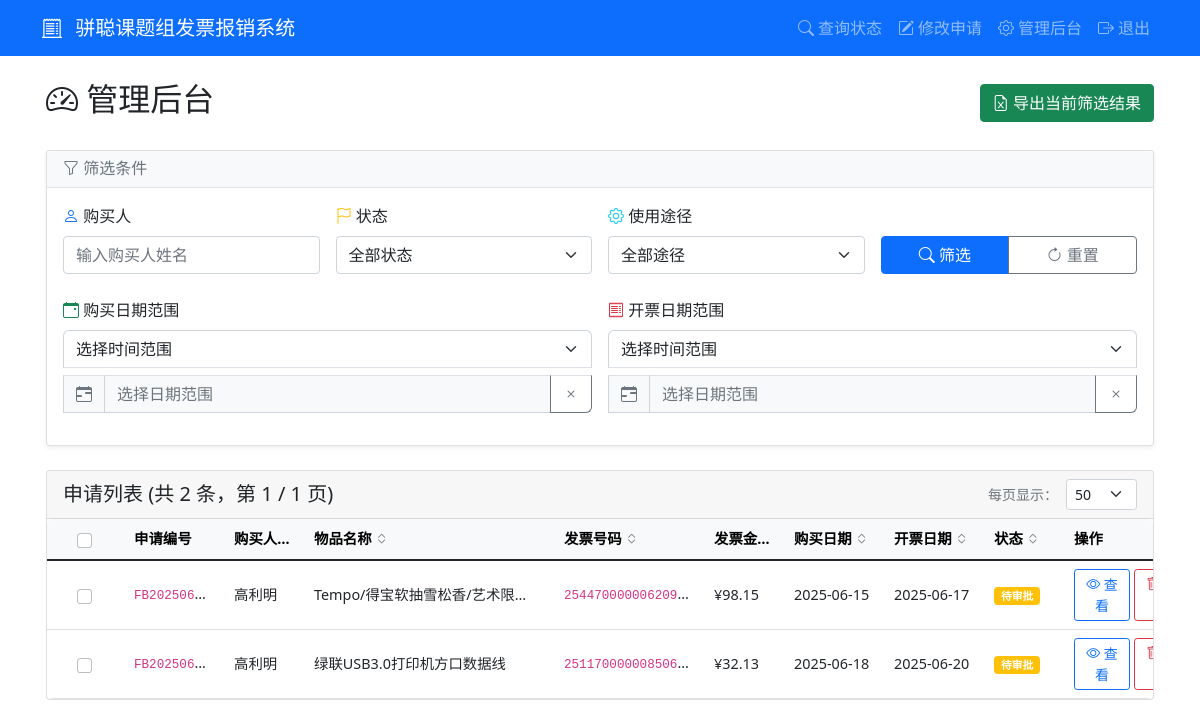
The app's page /admin/dashboard (signed in), older data.
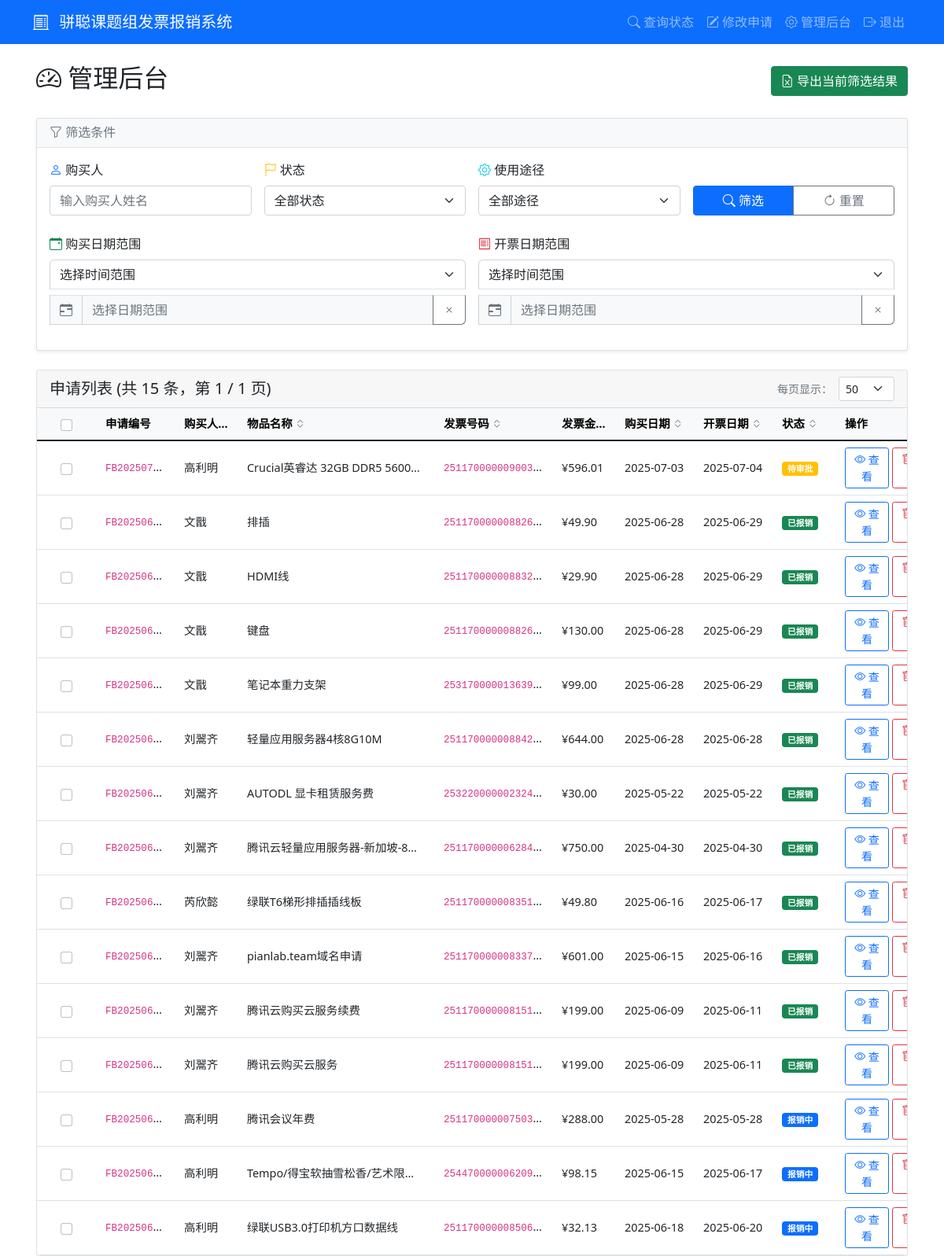
The same page, newer data.
### tables this page shows
CREATE TABLE applications (
            id INTEGER PRIMARY KEY AUTOINCREMENT,
            app_number TEXT UNIQUE NOT NULL,
            purchaser TEXT NOT NULL,
            purchase_details TEXT,
            item_name TEXT NOT NULL,
            product_link TEXT,
            usage_type TEXT NOT NULL,
            item_type TEXT NOT NULL,
            quantity INTEGER NOT NULL,
            purchase_time DATE NOT NULL,
            invoice_number TEXT NOT NULL,
            invoice_amount REAL NOT NULL,
            invoice_date DATE NOT NULL,
            status TEXT DEFAULT '待审批',
            approval_comment TEXT,
            created_at TIMESTAMP DEFAULT CURRENT_TIMESTAMP,
            updated_at TIMESTAMP DEFAULT CURRENT_TIMESTAMP
        );

### app.py (the view)
        def wrapper(*args, **kwargs):
            user = session.get('admin_username', 'anonymous')
            details = f"操作: {operation_type}, 用户: {user}, URL: {request.url}"
            if kwargs.get('app_number'):
                details += f", 申请编号: {kwargs['app_number']}"
            elif kwargs.get('filename'):
                details += f", 文件名: {kwargs['filename']}"
            if request.method == 'POST':
                form_data = {k: '***' if k == 'password' else v for k, v in request.form.items()}
                details += f", 表单数据: {form_data}"
            if request.args:
                details += f", 查询参数: {dict(request.args)}"
            try:
                result = f(*args, **kwargs)
                app.logger.info(f"{details}, 结果: 成功")
                return result
            except Exception as e:
                app.logger.error(f"{details}, 结果: 失败, 错误: {str(e)}", exc_info=True)
                raise

### templates/admin_dashboard.html (shortened to what the changed rows need)
{% extends "base.html" %}
{% block scripts %}
<link rel="stylesheet" href="https://cdn.jsdelivr.net/npm/flatpickr/dist/flatpickr.min.css">
<link rel="stylesheet" href="https://cdn.jsdelivr.net/npm/flatpickr/dist/themes/material_blue.css">
{% endblock %}
{% block content %}
<div class="container-fluid">
    <div class="d-flex justify-content-between align-items-center mb-4">
        <h2><i class="bi bi-speedometer2"></i> 管理后台</h2>
    </div>
    <div class="card">
        <div class="card-header d-flex justify-content-between align-items-center">
            <div class="d-flex align-items-center gap-3">
                <h5 class="mb-0">申请列表 (共 {{ total_count }} 条，第 {{ page }} / {{ total_pages }} 页)</h5>
            </div>
        </div>
        <div class="table-responsive">
            <table class="table table-hover table-auto mb-0">
                <thead class="table-light">
                    <tr>
                        <th class="col-checkbox">
                            <div class="form-check">
                                <input class="form-check-input" type="checkbox" id="selectAll"
                                    onchange="toggleSelectAll()">
                            </div>
                        </th>
                        <th class="col-app-number">申请编号</th>
                        <th class="sortable col-purchaser" data-sort="purchaser">
                            购买人
                            <i class="bi bi-chevron-expand sort-icon"></i>
                        </th>
                        <th class="sortable col-item-name" data-sort="item_name">
                            物品名称
                            <i class="bi bi-chevron-expand sort-icon"></i>
                        </th>
                        <th class="sortable col-invoice-number" data-sort="invoice_number">
                            发票号码
                            <i class="bi bi-chevron-expand sort-icon"></i>
                        </th>
                        <th class="sortable col-amount" data-sort="invoice_amount">
                            发票金额
                            <i class="bi bi-chevron-expand sort-icon"></i>
                        </th>
                        <th class="sortable col-date" data-sort="purchase_time">
                            购买日期
                            <i class="bi bi-chevron-expand sort-icon"></i>
                        </th>
                        <th class="sortable col-date" data-sort="invoice_date">
                            开票日期
                            <i class="bi bi-chevron-expand sort-icon"></i>
                        </th>
                        <th class="sortable col-status" data-sort="status">
                            状态
                            <i class="bi bi-chevron-expand sort-icon"></i>
                        </th>
                        <th class="col-actions">操作</th>
                    </tr>
                </thead>
                <tbody>
                    {% for app in applications %}
                    <tr>
                        <td class="col-checkbox">
                            <div class="form-check">
                                <input class="form-check-input row-checkbox" type="checkbox" value="{{ app[1] }}"
                                    onchange="updateSelection()">
                            </div>
                        </td>
                        <td class="col-app-number" title="{{ app[1] }}"><code>{{ app[1] }}</code></td>
                        <td class="col-purchaser" title="{{ app[2] }}">{{ app[2] }}</td>
                        <td class="col-item-name" title="{{ app[4] }}">{{ app[4] }}</td>
                        <td class="col-invoice-number" title="{{ app[10] }}"><code>{{ app[10] }}</code></td>
                        <td class="col-amount">¥{{ "%.2f"|format(app[11]) }}</td>
                        <td class="col-date">{{ app[9] }}</td>
                        <td class="col-date">{{ app[12] }}</td>
                        <td class="col-status">
                            {% set status_colors = {'待审批': 'warning', '报销中': 'primary', '已报销': 'success', '驳回':
                            'danger'} %}
                            <span class="badge bg-{{ status_colors.get(app[13], 'secondary') }}">{{ app[13] }}</span>
                        </td>
                        <td class="col-actions">
                            <div class="d-flex gap-1">
                                <a href="{{ url_for('admin_application_detail', app_number=app[1]) }}"
                                    class="btn btn-sm btn-outline-primary">
                                    <i class="bi bi-eye"></i> 查看
                                </a>
                                <button type="button" class="btn btn-sm btn-outline-danger"
                                    onclick="confirmDelete('{{ app[1] }}', '{{ app[2] }}', '{{ app[4] }}')">
                                    <i class="bi bi-trash"></i> 删除
                                </button>
                            </div>
                        </td>
                    </tr>
                    {% else %}
                    <tr>
                        <td colspan="10" class="text-center text-muted py-4">暂无申请记录</td>
                    </tr>
                    {% endfor %}
                </tbody>
            </table>
        </div>
    </div>
</div>
{% endblock %}

Row changes from the older to the newer data that the page shows:
added applications: app_number "FB202507…", purchaser "高利明", item_name "Crucial英睿达 32GB DDR5 5600…", invoice_number "251170000009003…", invoice_amount "596.01", purchase_time "2025-07-03", invoice_date "2025-07-04", status "待审批"
added applications: app_number "FB202506…", purchaser "文戬", item_name "排插", invoice_number "251170000008826…", invoice_amount "49.90", purchase_time "2025-06-28", invoice_date "2025-06-29", status "已报销"
added applications: app_number "FB202506…", purchaser "文戬", item_name "HDMI线", invoice_number "251170000008832…", invoice_amount "29.90", purchase_time "2025-06-28", invoice_date "2025-06-29", status "已报销"
added applications: app_number "FB202506…", purchaser "文戬", item_name "键盘", invoice_number "251170000008826…", invoice_amount "130.00", purchase_time "2025-06-28", invoice_date "2025-06-29", status "已报销"
added applications: app_number "FB202506…", purchaser "文戬", item_name "笔记本重力支架", invoice_number "253170000013639…", invoice_amount "99.00", purchase_time "2025-06-28", invoice_date "2025-06-29", status "已报销"
added applications: app_number "FB202506…", purchaser "刘翯齐", item_name "轻量应用服务器4核8G10M", invoice_number "251170000008842…", invoice_amount "644.00", purchase_time "2025-06-28", invoice_date "2025-06-28", status "已报销"
added applications: app_number "FB202506…", purchaser "刘翯齐", item_name "AUTODL 显卡租赁服务费", invoice_number "253220000002324…", invoice_amount "30.00", purchase_time "2025-05-22", invoice_date "2025-05-22", status "已报销"
added applications: app_number "FB202506…", purchaser "刘翯齐", item_name "腾讯云轻量应用服务器-新加坡-8…", invoice_number "251170000006284…", invoice_amount "750.00", purchase_time "2025-04-30", invoice_date "2025-04-30", status "已报销"
added applications: app_number "FB202506…", purchaser "芮欣懿", item_name "绿联T6梯形排插插线板", invoice_number "251170000008351…", invoice_amount "49.80", purchase_time "2025-06-16", invoice_date "2025-06-17", status "已报销"
added applications: app_number "FB202506…", purchaser "刘翯齐", item_name "pianlab.team域名申请", invoice_number "251170000008337…", invoice_amount "601.00", purchase_time "2025-06-15", invoice_date "2025-06-16", status "已报销"
added applications: app_number "FB202506…", purchaser "刘翯齐", item_name "腾讯云购买云服务续费", invoice_number "251170000008151…", invoice_amount "199.00", purchase_time "2025-06-09", invoice_date "2025-06-11", status "已报销"
added applications: app_number "FB202506…", purchaser "刘翯齐", item_name "腾讯云购买云服务", invoice_number "251170000008151…", invoice_amount "199.00", purchase_time "2025-06-09", invoice_date "2025-06-11", status "已报销"
added applications: app_number "FB202506…", purchaser "高利明", item_name "腾讯会议年费", invoice_number "251170000007503…", invoice_amount "288.00", purchase_time "2025-05-28", invoice_date "2025-05-28", status "报销中"
changed applications "Tempo/得宝软抽雪松香/艺术限…": status "待审批" → "报销中"
changed applications "绿联USB3.0打印机方口数据线": status "待审批" → "报销中"
Text that changed along with them:
{{ total_count }}: "2" → "15"
